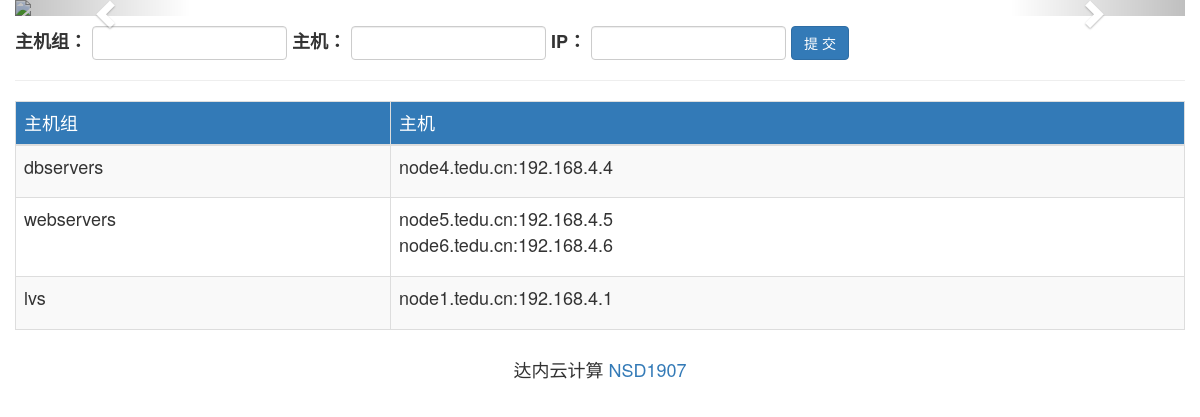
/webadmin/addhosts/, run on an earlier commit of the app's database.
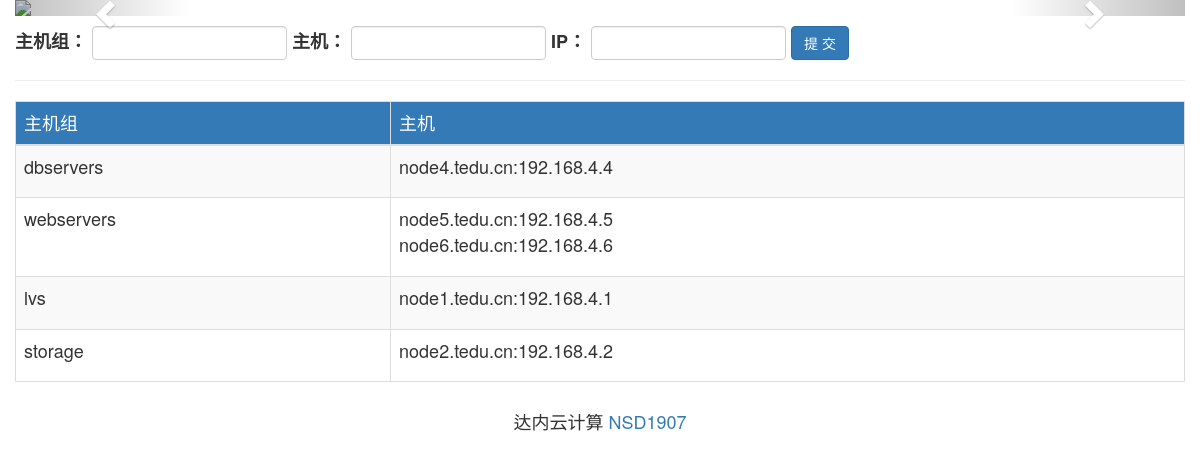
And on a later commit of the database.
### webadmin/models.py (models this page shows, shortened)
class HostGroup(models.Model):
    groupname = models.CharField(max_length=50, unique=True)

class Host(models.Model):
    hostname = models.CharField(max_length=100)
    ip_addr = models.CharField(max_length=15)
    group = models.ForeignKey(HostGroup)

### webadmin/views.py (the view, shortened to what this page needs)
def add_hosts(request):
    groups = HostGroup.objects.all()
    return render(request, 'add_hosts.html', {'groups': groups})

### templates/add_hosts.html (shortened to what this page needs)
{% extends 'base.html' %}
{% load static %}
{% block content %}
    <form action="" class="form-inline" method="post">
        <div class="form-group">
            <label>主机组：</label>
            <input class="form-control" type="text" name="group">
        </div>
        <div class="form-group">
            <label>主机：</label>
            <input class="form-control" type="text" name="host">
        </div>
        <div class="form-group">
            <label>IP：</label>
            <input class="form-control" type="text" name="ip">
        </div>
        <div class="form-group">
            <input class="btn btn-primary" type="submit" value="提 交">
        </div>
    </form>
    <hr>
    <table class="table table-striped table-hover table-bordered">
        <thead class="bg-primary">
        <tr>
            <td>主机组</td>
            <td>主机</td>
        </tr>
        </thead>
        {% for group in groups %}
            <tr>
                <td>{{ group.groupname }}</td>
                <td>
                    <ul class="list-unstyled">
                        {% for host in group.host_set.all %}
                            <li>
                                {{ host.hostname }}:{{ host.ip_addr }}
                            </li>
                        {% endfor %}
                    </ul>
                </td>
            </tr>
        {% endfor %}
    </table>
{% endblock %}

What changed in the data, as far as the page shows it:
added HostGroup: groupname "storage"
added Host: hostname "node2.tedu.cn", ip_addr "192.168.4.2", shown under "storage"
